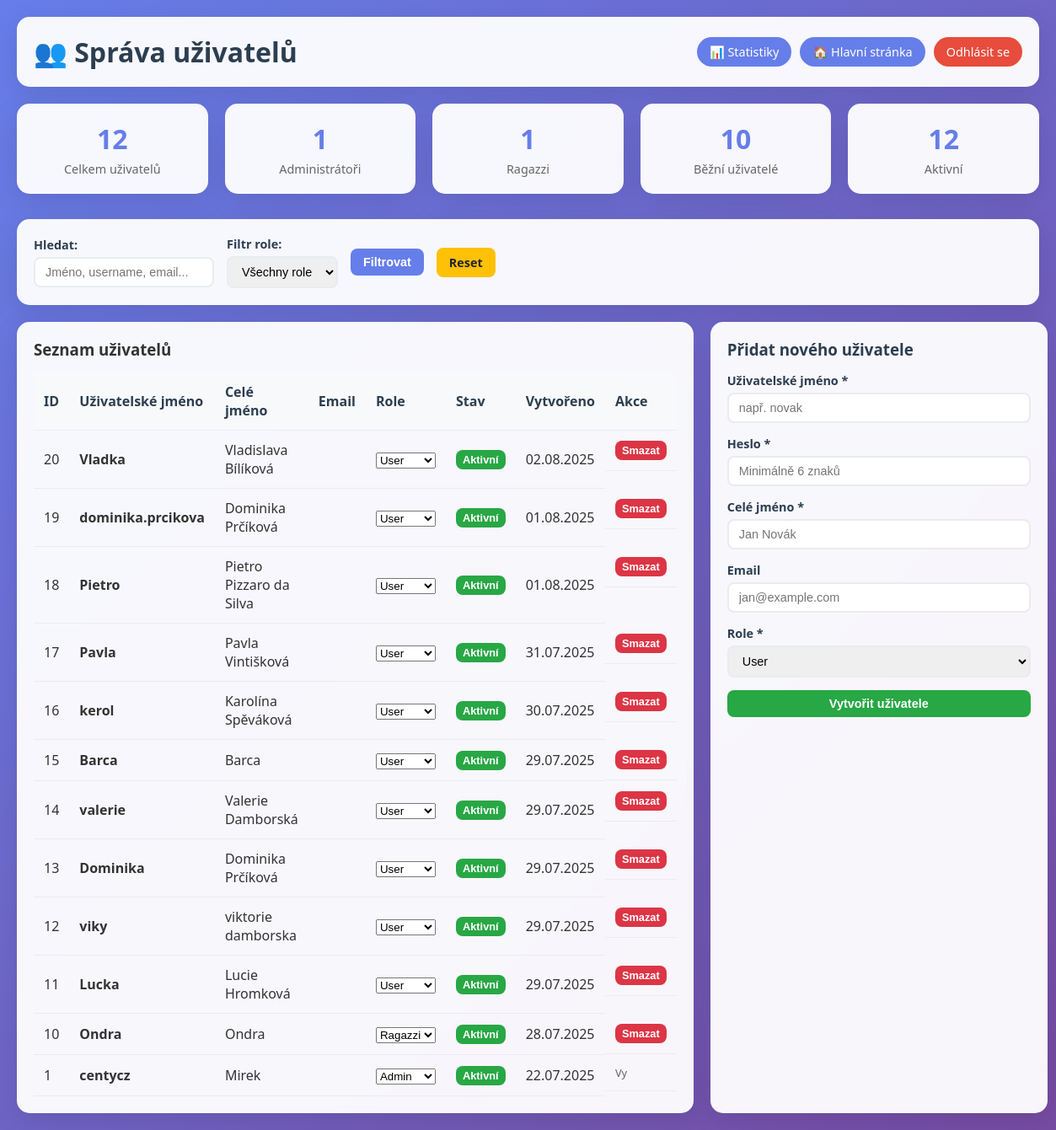
/admin/users_management.php (signed in), run on an earlier commit of the app's database.
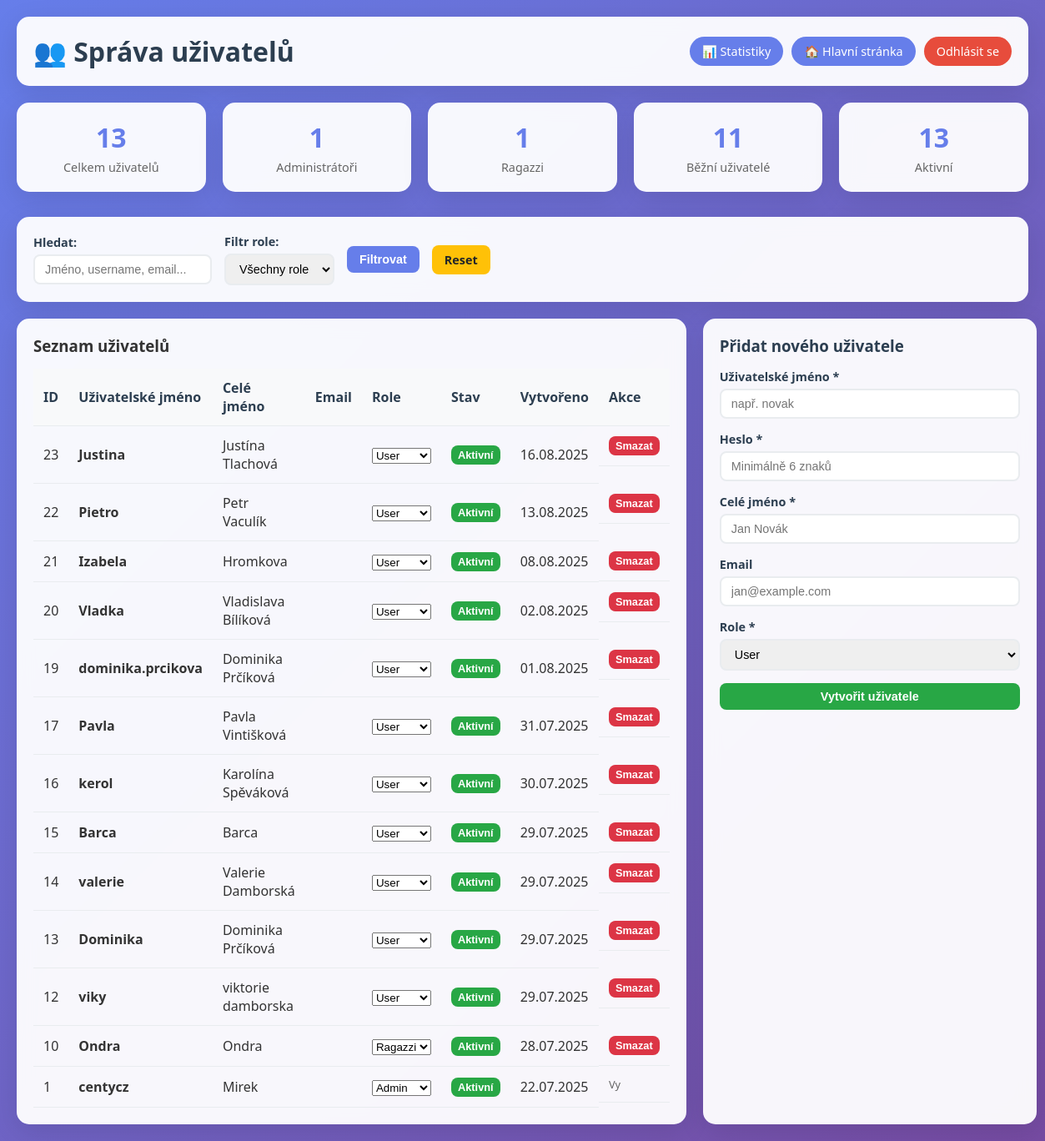
And on a later commit of the database.
### tables this page shows
CREATE TABLE `order_users` (
  `id` int(11) NOT NULL,
  `username` varchar(50) NOT NULL,
  `password_hash` varchar(255) NOT NULL,
  `full_name` varchar(100) DEFAULT NULL,
  `is_admin` tinyint(1) DEFAULT 0,
  `created_at` timestamp NULL DEFAULT current_timestamp(),
  `user_role` enum('admin','ragazzi','user') DEFAULT 'user',
  `is_active` tinyint(1) DEFAULT 1,
  `email` varchar(255) DEFAULT NULL
);

### admin/users_management.php (the view, shortened to what this page needs)
<?php
try {
    $pdo = new PDO('mysql:host=127.0.0.1;dbname=pizza_orders;charset=utf8mb4', 'pizza_user', 'pizza');
    $pdo->setAttribute(PDO::ATTR_ERRMODE, PDO::ERRMODE_EXCEPTION);
    $pdo->setAttribute(PDO::ATTR_DEFAULT_FETCH_MODE, PDO::FETCH_ASSOC);
} catch(PDOException $e) {
    die("Databáze není dostupná: " . $e->getMessage());
}
$search = $_GET['search'] ?? '';
$where_conditions = [];
$params = [];
$where_sql = $where_conditions ? 'WHERE ' . implode(' AND ', $where_conditions) : '';
try {
    $columns = $pdo->query("SHOW COLUMNS FROM order_users")->fetchAll(PDO::FETCH_COLUMN);
    $has_is_active = in_array('is_active', $columns);
    $has_email = in_array('email', $columns);
    $has_created_at = in_array('created_at', $columns);
    $has_user_role = in_array('user_role', $columns);
    $select_columns = "id, username, full_name";
    if ($has_email) $select_columns .= ", email";
    if ($has_user_role) $select_columns .= ", user_role";
    else $select_columns .= ", CASE WHEN is_admin = 1 THEN 'admin' ELSE 'user' END as user_role";
    if ($has_is_active) $select_columns .= ", is_active";
    else $select_columns .= ", 1 as is_active";
    if ($has_created_at) $select_columns .= ", created_at";
    else $select_columns .= ", NOW() as created_at";
    $select_columns .= ", is_admin";
    $stmt = $pdo->prepare("SELECT $select_columns FROM order_users $where_sql ORDER BY " .
                         ($has_created_at ? "created_at" : "username") . " DESC");
    $stmt->execute($params);
    $users = $stmt->fetchAll();
} catch (PDOException $e) {
    $error = 'Chyba při načítání uživatelů: ' . $e->getMessage();
    $users = [];
}
?>
<!DOCTYPE html>
<html lang="cs">
<head>
</head>
<body>
    <div class="container">
        <div class="header">
            <h1>👥 Správa uživatelů</h1>
            <div class="nav-links">
                <a href="../protected_statistics.php">📊 Statistiky</a>
                <a href="../index.php">🏠 Hlavní stránka</a>
                <a href="../auth_check.php?logout=1" class="danger">Odhlásit se</a>
            </div>
        </div>
        <div class="stats-cards">
            <?php
            try {
                $columns = $pdo->query("SHOW COLUMNS FROM order_users")->fetchAll(PDO::FETCH_COLUMN);
                $has_user_role = in_array('user_role', $columns);
                $has_is_active = in_array('is_active', $columns);
                if ($has_user_role && $has_is_active) {
                    $stmt = $pdo->query("SELECT
                        COUNT(*) as total,
                        SUM(CASE WHEN user_role = 'admin' THEN 1 ELSE 0 END) as admins,
                        SUM(CASE WHEN user_role = 'ragazzi' THEN 1 ELSE 0 END) as ragazzi,
                        SUM(CASE WHEN user_role = 'user' THEN 1 ELSE 0 END) as users,
                        SUM(CASE WHEN is_active = 1 THEN 1 ELSE 0 END) as active
                    FROM order_users");
                }
                $stats = $stmt->fetch();
            } catch (PDOException $e) {
                $stats = ['total' => 0, 'admins' => 0, 'ragazzi' => 0, 'users' => 0, 'active' => 0];
            }
            ?>
            <div class="stat-card">
                <div class="stat-number"><?= $stats['total'] ?></div>
                <div class="stat-label">Celkem uživatelů</div>
            </div>
            <div class="stat-card">
                <div class="stat-number"><?= $stats['admins'] ?></div>
                <div class="stat-label">Administrátoři</div>
            </div>
            <div class="stat-card">
                <div class="stat-number"><?= $stats['ragazzi'] ?></div>
                <div class="stat-label">Ragazzi</div>
            </div>
            <div class="stat-card">
                <div class="stat-number"><?= $stats['users'] ?></div>
                <div class="stat-label">Běžní uživatelé</div>
            </div>
            <div class="stat-card">
                <div class="stat-number"><?= $stats['active'] ?></div>
                <div class="stat-label">Aktivní</div>
            </div>
        </div>
        <div class="controls">
            <form method="GET" class="controls-row">
                <div class="form-group">
                    <label for="search">Hledat:</label>
                    <input type="text" id="search" name="search" value="<?= htmlspecialchars($search) ?>" placeholder="Jméno, username, email...">
                </div>
                <div class="form-group">
                    <label for="role">Filtr role:</label>
                    <select id="role" name="role">
                        <option value="">Všechny role</option>
                    </select>
                </div>
                <button type="submit" class="btn btn-primary">Filtrovat</button>
                <a href="users_management.php" class="btn btn-warning">Reset</a>
            </form>
        </div>
        <div class="main-content">
            <div class="users-table-container">
                <h3>Seznam uživatelů</h3>
                <table class="users-table">
                    <thead>
                        <tr>
                            <th>ID</th>
                            <th>Uživatelské jméno</th>
                            <th>Celé jméno</th>
                            <th>Email</th>
                            <th>Role</th>
                            <th>Stav</th>
                            <th>Vytvořeno</th>
                            <th>Akce</th>
                        </tr>
                    </thead>
                    <tbody>
                        <?php foreach ($users as $user): ?>
                        <tr data-user-id="<?= $user['id'] ?>">
                            <td><?= $user['id'] ?></td>
                            <td><strong><?= htmlspecialchars($user['username']) ?></strong></td>
                            <td><?= htmlspecialchars($user['full_name']) ?></td>
                            <td><?= htmlspecialchars($user['email'] ?? '') ?></td>
                            <td>
                                <select class="role-select" data-user-id="<?= $user['id'] ?>">
                                    <option value="admin" <?= $user['user_role'] === 'admin' ? 'selected' : '' ?>>Admin</option>
                                    <option value="ragazzi" <?= $user['user_role'] === 'ragazzi' ? 'selected' : '' ?>>Ragazzi</option>
                                    <option value="user" <?= $user['user_role'] === 'user' ? 'selected' : '' ?>>User</option>
                                </select>
                            </td>
                            <td>
                                <button class="status-toggle btn btn-sm <?= ($user['is_active'] ?? 1) ? 'btn-success' : 'btn-danger' ?>"
                                        data-user-id="<?= $user['id'] ?>"
                                        data-status="<?= ($user['is_active'] ?? 1) ? 'active' : 'inactive' ?>">
                                    <?= ($user['is_active'] ?? 1) ? 'Aktivní' : 'Neaktivní' ?>
                                </button>
                            </td>
                            <td><?= date('d.m.Y', strtotime($user['created_at'] ?? 'now')) ?></td>
                            <td class="actions">
                                <?php if ($user['id'] != $_SESSION['order_user_id']): ?>
                                <button class="btn btn-danger btn-sm delete-user" data-user-id="<?= $user['id'] ?>" data-username="<?= htmlspecialchars($user['username']) ?>">
                                    Smazat
                                </button>
                                <?php else: ?>
                                <span style="color: #666; font-size: 0.8rem;">Vy</span>
                                <?php endif; ?>
                            </td>
                        </tr>
                        <?php endforeach; ?>
                    </tbody>
                </table>
            </div>
            <div class="add-user-form">
                <h3>Přidat nového uživatele</h3>
                <form method="POST">
                    <div class="form-group">
                        <label for="username">Uživatelské jméno *</label>
                        <input type="text" id="username" name="username" required placeholder="např. novak">
                    </div>
                    <div class="form-group">
                        <label for="password">Heslo *</label>
                        <input type="password" id="password" name="password" required placeholder="Minimálně 6 znaků">
                    </div>
                    <div class="form-group">
                        <label for="full_name">Celé jméno *</label>
                        <input type="text" id="full_name" name="full_name" required placeholder="Jan Novák">
                    </div>
                    <div class="form-group">
                        <label for="email">Email</label>
                        <input type="email" id="email" name="email" placeholder="jan@example.com">
                    </div>
                    <div class="form-group">
                        <label for="role">Role *</label>
                        <select id="role" name="role" required>
                            <option value="user">User</option>
                        </select>
                    </div>
                    <button type="submit" class="btn btn-success" style="width: 100%;">
                        Vytvořit uživatele
                    </button>
                </form>
            </div>
        </div>
    </div>
</body>
</html>

### admin/users_management.php (style rules this page uses)
* { margin: 0; padding: 0; box-sizing: border-box; }
body { font-family: 'Segoe UI', Tahoma, Geneva, Verdana, sans-serif; background: linear-gradient(135deg, #667eea 0%, #764ba2 100%); min-height: 100vh; color: #333; }
.container { max-width: 1400px; margin: 0 auto; padding: 20px; }
.header { background: rgba(255,255,255,0.95); border-radius: 15px; padding: 20px; margin-bottom: 20px; box-shadow: 0 8px 32px rgba(0,0,0,0.1); backdrop-filter: blur(10px); display: flex; justify-content: space-between; align-items: center; }
.header h1 { color: #2c3e50; display: flex; align-items: center; gap: 10px; }
.nav-links { display: flex; gap: 10px; }
.nav-links a { background: #667eea; color: white; text-decoration: none; padding: 8px 15px; border-radius: 20px; font-size: 0.9rem; transition: background 0.3s; }
.nav-links a.danger { background: #e74c3c; }
.stats-cards { display: grid; grid-template-columns: repeat(auto-fit, minmax(200px, 1fr)); gap: 20px; margin-bottom: 30px; }
.stat-card { background: rgba(255,255,255,0.95); border-radius: 15px; padding: 20px; text-align: center; box-shadow: 0 8px 32px rgba(0,0,0,0.1); backdrop-filter: blur(10px); }
.stat-number { font-size: 2rem; font-weight: bold; color: #667eea; margin-bottom: 5px; }
.stat-label { color: #666; font-size: 0.9rem; }
.controls { background: rgba(255,255,255,0.95); border-radius: 15px; padding: 20px; margin-bottom: 20px; box-shadow: 0 8px 32px rgba(0,0,0,0.1); backdrop-filter: blur(10px); }
.controls-row { display: flex; gap: 15px; align-items: center; flex-wrap: wrap; }
.form-group { display: flex; flex-direction: column; gap: 5px; }
.form-group label { font-weight: 600; color: #2c3e50; font-size: 0.9rem; }
.form-group input, .form-group select { padding: 8px 12px; border: 2px solid #e9ecef; border-radius: 8px; font-size: 0.9rem; transition: border-color 0.2s; }
.btn { padding: 8px 15px; border: none; border-radius: 8px; font-size: 0.9rem; font-weight: 600; cursor: pointer; text-decoration: none; display: inline-block; transition: background 0.2s; }
.btn-primary { background: #667eea; color: white; }
.btn-success { background: #28a745; color: white; }
.btn-warning { background: #ffc107; color: #212529; }
.btn-danger { background: #dc3545; color: white; }
.btn-sm { padding: 4px 8px; font-size: 0.8rem; }
.main-content { display: grid; grid-template-columns: 1fr 400px; gap: 20px; }
.users-table-container { background: rgba(255,255,255,0.95); border-radius: 15px; padding: 20px; box-shadow: 0 8px 32px rgba(0,0,0,0.1); backdrop-filter: blur(10px); }
.users-table { width: 100%; border-collapse: collapse; margin-top: 15px; }
.users-table th, .users-table td { padding: 12px; text-align: left; border-bottom: 1px solid #e9ecef; }
.users-table th { background: #f8f9fa; font-weight: 600; color: #2c3e50; }
.add-user-form { background: rgba(255,255,255,0.95); border-radius: 15px; padding: 20px; box-shadow: 0 8px 32px rgba(0,0,0,0.1); backdrop-filter: blur(10px); }
.add-user-form h3 { color: #2c3e50; margin-bottom: 15px; }
.add-user-form .form-group { margin-bottom: 15px; }
.add-user-form .form-group input, .add-user-form .form-group select { width: 100%; }
.actions { display: flex; gap: 5px; }

What changed in the data, as far as the page shows it:
removed order_users: id "18", username "Pietro", full_name "Pietro Pizzaro da Silva", user_role+id "User", is_active "Aktivní", created_at "01.08.2025"
removed order_users: id "11", username "Lucka", full_name "Lucie Hromková", user_role+id "User", is_active "Aktivní", created_at "29.07.2025"
added order_users: id "23", username "Justina", full_name "Justína Tlachová", user_role+id "User", is_active "Aktivní", created_at "16.08.2025"
added order_users: id "22", username "Pietro", full_name "Petr Vaculík", user_role+id "User", is_active "Aktivní", created_at "13.08.2025"
added order_users: id "21", username "Izabela", full_name "Hromkova", user_role+id "User", is_active "Aktivní", created_at "08.08.2025"
Also different on the page:
$stats['total']: "12" → "13"
$stats['users']: "10" → "11"
$stats['active']: "12" → "13"
